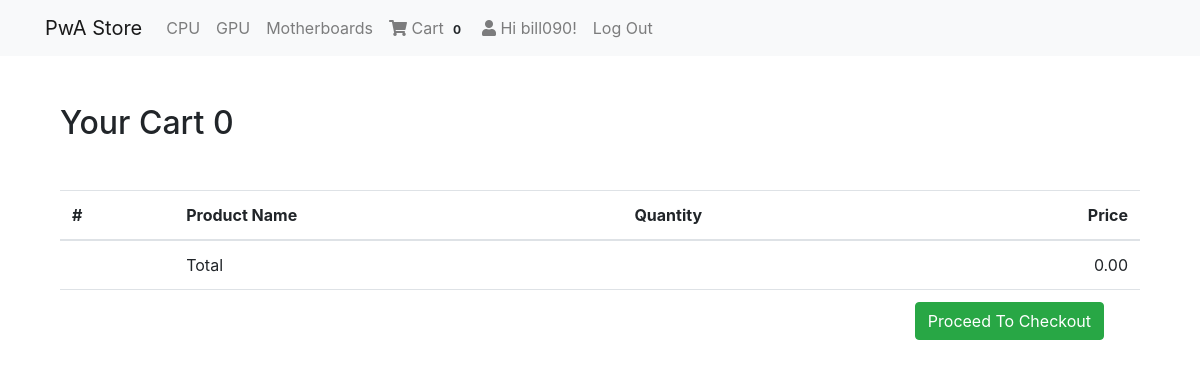
/cart/ (signed in), run on an earlier commit of the app's database.
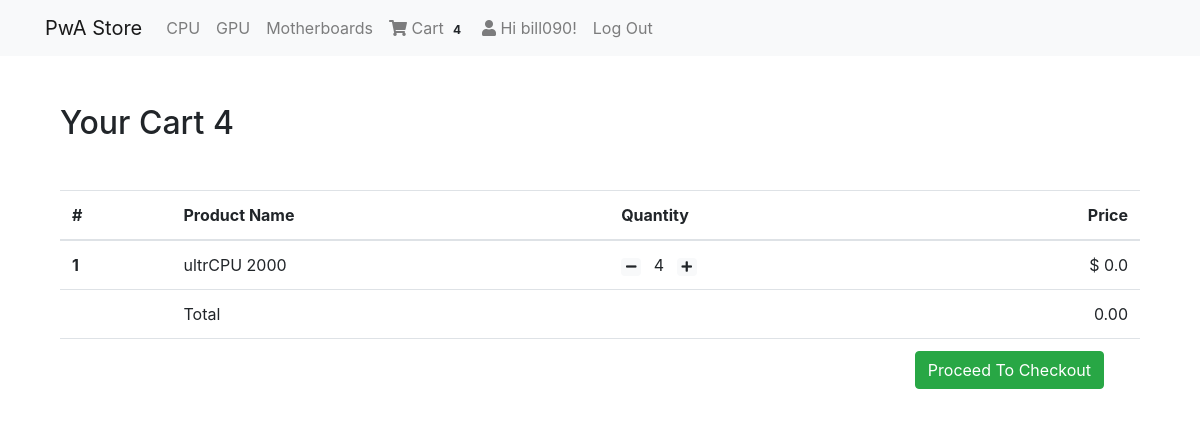
And on a later commit of the database.
### cart/models.py (models this page shows, shortened)
class Cart(models.Model):
    user = models.ForeignKey(User, on_delete=models.CASCADE)
    item = models.ForeignKey(Product, on_delete=models.CASCADE)
    quantity = models.IntegerField(default=1)
    created = models.DateTimeField(auto_now_add=True)
    def get_total(self):
        total = self.item.price * self.quantity
        return total
    @classmethod
    def get_cart_quantity(cls,user):
        total_quantity = 0
        items = Cart.objects.filter(user=user)
        if items.exists():
            for item in items:
                total_quantity += item.quantity
        return total_quantity
    @classmethod
    def get_cart_sum(cls,user):
        sum = 0.0
        items = Cart.objects.filter(user=user)
        if items.exists():
            for item in items:
                sum += item.get_total()
        return sum

### products/models.py (models this page shows, shortened)
class Product(models.Model):
    mainimage = models.ImageField(upload_to='products/', blank=True)
    name = models.CharField(max_length=300)
    slug = models.SlugField()
    category = models.ForeignKey(Category, on_delete=models.CASCADE)
    preview_text = models.TextField(max_length=200, verbose_name='Preview Text')
    detail_text = models.TextField(max_length=1000, verbose_name='Detail Text')
    price = models.FloatField()

### cart/views.py (the view)
# urls.py: path('cart/', CartListView.as_view(), name='cart-home'),
class CartListView(ListView):
    model = Cart
    template_name = 'cart/home.html'
    context_object_name = 'cart_list'
    def get_queryset(self):
        return Cart.objects.filter(user=self.request.user)

### cart/templatetags/cart_tag.py (called while the page is built)
@register.filter
def cart_total_quantity(user):
    return Cart.get_cart_quantity(user)

@register.filter
def cart_total_sum(user):
    return Cart.get_cart_sum(user)

### templates/cart/home.html
{% extends 'base.html' %}
{% load cart_tag %}
{% block content %}
    <div class="container my-5">
        <div class="my-5">
            <h2>Your Cart {{ request.user| cart_total_quantity }}</h2>
        </div>
        <table class="table table-hover">
            <thead>
                <tr>
                    <th scope="col">#</th>
                    <th scope="col">Product Name</th>
                    <th scope="col">Quantity</th>
                    <th scope="col" style='text-align: right;'>Price</th>
                </tr>
            </thead>
            <tbody>
                {% for cart in cart_list %}
                    <tr>
                        <th scope="row">{{ forloop.counter }}</th>
                        <td>{{ cart.item.name }}</td>
                        <td>
                            <a class="mr-2" href="{% url 'mainapp:decrease-cart' cart.item.slug %}"><span class="badge badge-light"><i class="fas fa-minus"></i></span></a>
                            {{ cart.quantity }}
                            <a class="ml-2" href="{% url 'mainapp:increase-cart' cart.item.slug %}" ><span class="badge badge-light"><i class="fas fa-plus"></i></span></a>
                        </td>
                        <td style='text-align: right;'>$ {{ cart.get_total }} </td>
                    </tr>
                {% endfor %}
                <tr>
                    <th scope="row"></th>
                    <td colspan="2">Total</td>
                    <td style='text-align: right;'>{{ request.user | cart_total_sum | floatformat:2 }}</td>
                </tr>
                <tr>
                    <th scope="row"></th>
                    <td colspan="3" class="text-right ">
                        <button class="btn btn-success mr-4">Proceed To Checkout</button>
                    </td>
                </tr>
            </tbody>
        </table>
    </div>
{% endblock content %}

### templates/navbar.html (shortened to what this page needs)
{% load cart_tag %}
<nav class="navbar navbar-expand-lg navbar-light bg-light">
    <div class="container">
        <a class="navbar-brand" href="/">PwA Store</a>
        <div class="collapse navbar-collapse" id="navbarNav">
            <ul class="navbar-nav">
                <li {% if request.path == 'contact' %}class="nav-item active"{% else %}class="nav-item"{% endif %}>
                    <a class="nav-link" href="#"> CPU <span class="sr-only">(current)</span></a>
                </li>
                <li class="nav-item">
                    <a class="nav-link" href="#"> GPU </a>
                </li>
                <li class="nav-item">
                    <a class="nav-link" href="#"> Motherboards </a>
                </li>
                {% if request.user.is_authenticated %}
                    <li class="nav-item">
                        <a class="nav-link" href="{% url 'mainapp:cart-home' %}">
                            <i class="fa fa-shopping-cart"></i> Cart <span class="badge badge-light">{{ request.user| cart_total_quantity }}</span>
                        </a>
                    </li>
                    <li class="nav-item">
                        <a class="nav-link" href="">
                            <i class="fas fa-user"></i> Hi {{ request.user.username }}!
                        </a>
                    </li>
                    <li class="nav-item">
                        <a class="nav-link" href="{% url 'logout' %}"> Log Out</a>
                    </li>
                {% endif %}
            </ul>
        </div>
    </div>
</nav>

What changed in the data, as far as the page shows it:
added Cart: item.name "ultrCPU 2000", quantity "4", get_total "0.0"
Also different on the page:
{{ request.user| cart_total_quantity }}: "0" → "4"
